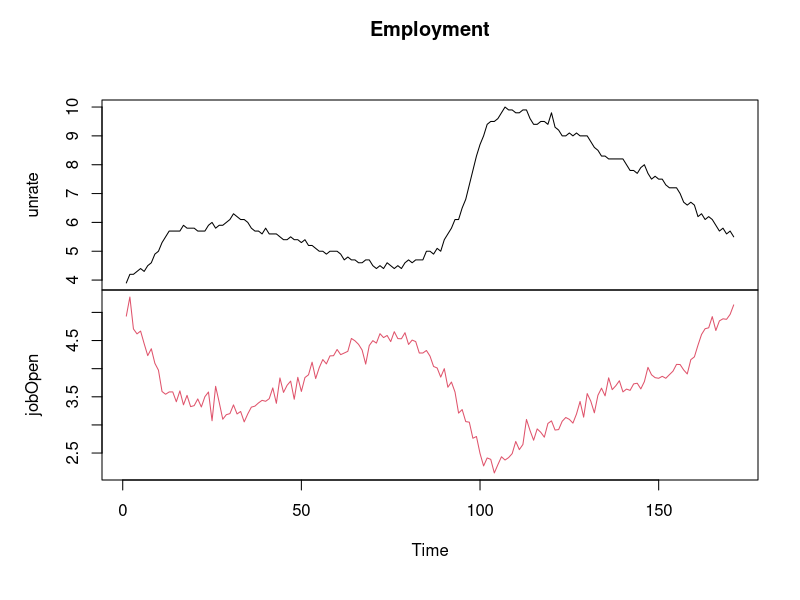

This figure's R source: (Note: this script raises an error after producing the figure.)
library(timeSeries)
require(urca)
emp = read.csv("Employment.csv")
#head(uscndf)
emp = timeSeries(emp[,2:3])
head(emp)
plot(emp, main = "Employment")
ca.test = ca.jo(emp, "eigen", "trend", 5, spec = "transitory")
#ca.test.sum =
summary(ca.test)

n.eq = ncol(uscnts)
alpha.hat = matrix(0, n.eq, n.eq)
for(i in 1:n.eq)alpha.hat[, i] = ca.test@W[,i]/ca.test@Vorg[1,i]
cat("\n\n Unnormalized Adjustment Coefficients\n")
print(alpha.hat)

long.imp = alpha.hat%*%t(ca.test@Vorg[1:n.eq,1:n.eq]) 
cat("\n\n Long Run Impact Matrix: alpha*beta'\n") 
print(long.imp)

cat("\n\n Gamma matrix coefficients'\n")
ca.test@GAMMA

plot(ca.test)
plotres(ca.test)
cajorls(ca.test, r = 1)
summary(ca.po(cbind(y1,y2), demean = "constant", lag = "short" , type = "Pz"))
